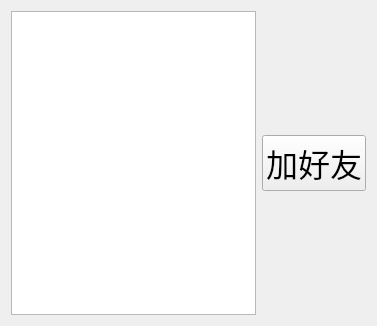
<?xml version="1.0" encoding="UTF-8"?>
<ui version="4.0">
 <class>Online</class>
 <widget class="QWidget" name="Online">
  <property name="geometry">
   <rect>
    <x>0</x>
    <y>0</y>
    <width>377</width>
    <height>326</height>
   </rect>
  </property>
  <property name="windowTitle">
   <string>Form</string>
  </property>
  <layout class="QHBoxLayout" name="horizontalLayout_3">
   <item>
    <layout class="QHBoxLayout" name="horizontalLayout_2">
     <item>
      <widget class="QListWidget" name="online_lw">
       <property name="font">
        <font>
         <pointsize>16</pointsize>
        </font>
       </property>
      </widget>
     </item>
     <item>
      <layout class="QVBoxLayout" name="verticalLayout">
       <item>
        <spacer name="verticalSpacer">
         <property name="orientation">
          <enum>Qt::Vertical</enum>
         </property>
         <property name="sizeHint" stdset="0">
          <size>
           <width>20</width>
           <height>40</height>
          </size>
         </property>
        </spacer>
       </item>
       <item>
        <widget class="QPushButton" name="addFriend_Pb">
         <property name="enabled">
          <bool>true</bool>
         </property>
         <property name="font">
          <font>
           <family>Adobe Devanagari</family>
           <pointsize>24</pointsize>
          </font>
         </property>
         <property name="text">
          <string>加好友</string>
         </property>
        </widget>
       </item>
       <item>
        <spacer name="verticalSpacer_2">
         <property name="orientation">
          <enum>Qt::Vertical</enum>
         </property>
         <property name="sizeHint" stdset="0">
          <size>
           <width>20</width>
           <height>40</height>
          </size>
         </property>
        </spacer>
       </item>
      </layout>
     </item>
    </layout>
   </item>
  </layout>
 </widget>
 <resources/>
 <connections/>
</ui>
